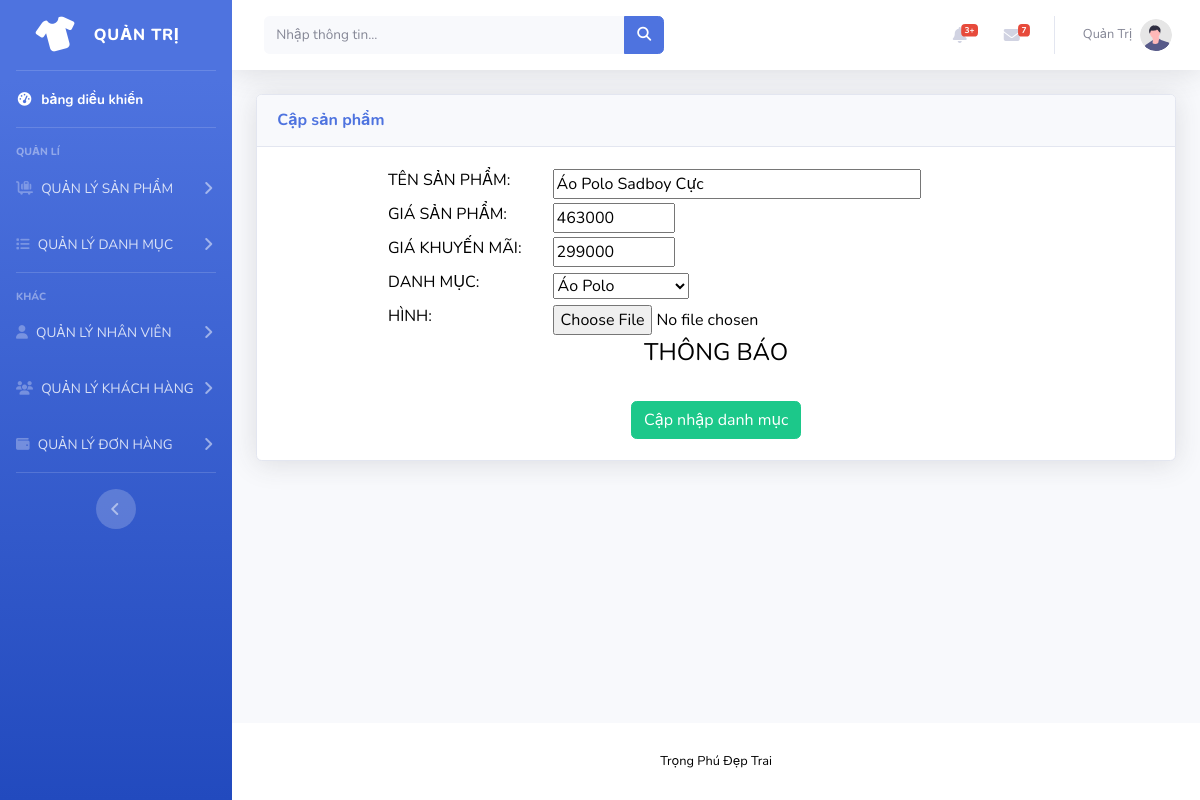
Page /admin/Update_sanpham.php?id=14 on the committed database.
### tables this page shows
CREATE TABLE `sanpham` (
  `id` int(11) UNSIGNED NOT NULL,
  `MaSanPham` varchar(255) NOT NULL,
  `TenSanPham` varchar(255) NOT NULL,
  `Gia` double NOT NULL,
  `GiaKM` double NOT NULL,
  `MaDanhMuc` varchar(255) NOT NULL,
  `MoTa` varchar(255) NOT NULL,
  `Hinh` varchar(255) NOT NULL
);

### admin/Update_sanpham.php (the view, shortened to what this page needs)
<!DOCTYPE html>
<html lang="en">
    <?php
        include_once('./layout/head.php');
        $layid = 0;
        if (isset($_REQUEST['id'])) {
            $layid = $_REQUEST['id'];
        }
    ?>
    <body id="page-top">
        <div id="wrapper">
            <?php
                include_once('./layout/nav_QT.php')
            ?>
            <div id="content-wrapper" class="d-flex flex-column">
                <div id="content">
                    <?php
                        include_once('./layout/topbar.php')
                    ?>
                    <div class="container-fluid">
                        <div class="card shadow mb-4">
                            <div class="card-header py-3">
                                <h6 class="m-0 font-weight-bold text-primary">Cập sản phẩm</h6>
                            </div>
                            <div class="card-body">
                                <div class="table-responsive d-flex justify-content-center">
                                    <div class=" w-75">
                                        <form action="" method="post" enctype="multipart/form-data" name="form1"
                                            id="form1">
                                            <table class="w-100">
                                                <tbody class="w-100">
                                                    <tr>
                                                        <td class="w-25"><label for="TenSanPham">TÊN SẢN PHẨM:</label>
                                                        </td>
                                                        <td class="w-75"><input type="text" name="TenSanPham"
                                                                id="TenSanPham" class="w-75"
                                                                value="<?php echo $p->laycot("SELECT TenSanPham FROM sanpham WHERE id = '$layid'"); ?>">
                                                        </td>
                                                    </tr>
                                                    <tr>
                                                        <td class="w-25"><label for="GiaSanPham">GIÁ SẢN PHẨM:</label>
                                                        </td>
                                                        <td class="w-75"><input type="text" name="GiaSanPham"
                                                                id="GiaSanPham" class="w-25"
                                                                value="<?php echo $p->laycot("SELECT Gia FROM sanpham WHERE id = '$layid'"); ?>">
                                                        </td>
                                                    </tr>
                                                    <tr>
                                                        <td class="w-25"><label for="GiaSanPhamKM">GIÁ KHUYẾN
                                                                MÃI:</label>
                                                        </td>
                                                        <td class="w-75"><input type="text" name="GiaSanPhamKM"
                                                                id="GiaSanPhamKM" class="w-25"
                                                                value="<?php echo $p->laycot("SELECT GiaKM FROM sanpham WHERE id = '$layid'"); ?>">
                                                        </td>
                                                    </tr>
                                                    <tr>
                                                        <td class="w-25"><label for="TenDanhMuc">DANH MỤC:</label>
                                                        </td>
                                                        <td class="w-75">
                                                        </td>
                                                    </tr>
                                                    <tr>
                                                        <td class="w-25"><label for="MoTa">HÌNH:</label> </td>
                                                        <td>
                                                            <input type="file" name="Hinh" id="Hinh">
                                                        </td>
                                                    </tr>
                                                    <tr>
                                                        <td class="w-100 text-center" colspan="2">
                                                            <h4>THÔNG BÁO</h4> <br>
                                                        </td>
                                                    </tr>
                                                    <tr>
                                                        <td class="w-100 text-center" colspan="2">
                                                            <button class="btn btn-success" type="submit" name="nut"
                                                                id="nut" value="Thêm Danh Mục">Cập nhập danh mục
                                                            </button>
                                                        </td>
                                                    </tr>
                                                </tbody>
                                            </table>
                                        </form>
                                    </div>
                                </div>
                            </div>
                        </div>
                    </div>
                </div>
                <?php
                    include_once('./layout/footer.php');
                ?>
            </div>
        </div>
    </body>
</html>

### rows in the picture
sanpham: TenSanPham "Áo Polo Sadboy Cực", GiaSanPham "463000", GiaSanPhamKM "299000"

### other values in the picture
form field DanhMuc "Áo Polo"
